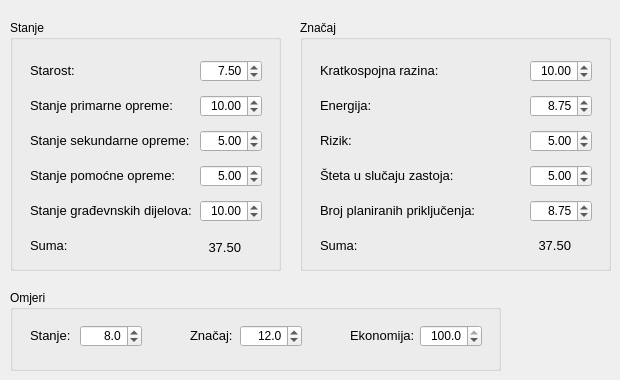
   <widget class="QWidget" name="tab">
    <attribute name="title">
     <string>Trafostanice</string>
    </attribute>
    <widget class="QGroupBox" name="gbStationSignificance">
     <property name="geometry">
      <rect>
       <x>300</x>
       <y>20</y>
       <width>311</width>
       <height>251</height>
      </rect>
     </property>
     <property name="title">
      <string>Značaj</string>
     </property>
     <widget class="QLabel" name="label_38">
      <property name="geometry">
       <rect>
        <x>20</x>
        <y>42</y>
        <width>181</width>
        <height>16</height>
       </rect>
      </property>
      <property name="font">
       <font>
        <pointsize>10</pointsize>
       </font>
      </property>
      <property name="text">
       <string>Kratkospojna razina:</string>
      </property>
     </widget>
     <widget class="QDoubleSpinBox" name="sbStationSignificance1">
      <property name="geometry">
       <rect>
        <x>230</x>
        <y>40</y>
        <width>62</width>
        <height>22</height>
       </rect>
      </property>
      <property name="alignment">
       <set>Qt::AlignRight|Qt::AlignTrailing|Qt::AlignVCenter</set>
      </property>
      <property name="decimals">
       <number>2</number>
      </property>
      <property name="maximum">
       <double>100.000000000000000</double>
      </property>
      <property name="value">
       <double>10.000000000000000</double>
      </property>
     </widget>
     <widget class="QDoubleSpinBox" name="sbStationSignificance2">
      <property name="geometry">
       <rect>
        <x>230</x>
        <y>75</y>
        <width>62</width>
        <height>22</height>
       </rect>
      </property>
      <property name="alignment">
       <set>Qt::AlignRight|Qt::AlignTrailing|Qt::AlignVCenter</set>
      </property>
      <property name="decimals">
       <number>2</number>
      </property>
      <property name="maximum">
       <double>100.000000000000000</double>
      </property>
      <property name="value">
       <double>8.750000000000000</double>
      </property>
     </widget>
     <widget class="QLabel" name="label_39">
      <property name="geometry">
       <rect>
        <x>20</x>
        <y>77</y>
        <width>201</width>
        <height>16</height>
       </rect>
      </property>
      <property name="font">
       <font>
        <pointsize>10</pointsize>
       </font>
      </property>
      <property name="text">
       <string>Energija:</string>
      </property>
     </widget>
     <widget class="QDoubleSpinBox" name="sbStationSignificance3">
      <property name="geometry">
       <rect>
        <x>230</x>
        <y>110</y>
        <width>62</width>
        <height>22</height>
       </rect>
      </property>
      <property name="alignment">
       <set>Qt::AlignRight|Qt::AlignTrailing|Qt::AlignVCenter</set>
      </property>
      <property name="decimals">
       <number>2</number>
      </property>
      <property name="maximum">
       <double>100.000000000000000</double>
      </property>
      <property name="value">
       <double>5.000000000000000</double>
      </property>
     </widget>
     <widget class="QLabel" name="label_40">
      <property name="geometry">
       <rect>
        <x>20</x>
        <y>112</y>
        <width>191</width>
        <height>16</height>
       </rect>
      </property>
      <property name="font">
       <font>
        <pointsize>10</pointsize>
       </font>
      </property>
      <property name="text">
       <string>Rizik:</string>
      </property>
     </widget>
     <widget class="QLabel" name="label_41">
      <property name="geometry">
       <rect>
        <x>20</x>
        <y>217</y>
        <width>131</width>
        <height>16</height>
       </rect>
      </property>
      <property name="font">
       <font>
        <pointsize>10</pointsize>
       </font>
      </property>
      <property name="text">
       <string>Suma:</string>
      </property>
     </widget>
     <widget class="QLabel" name="lblStationSignificanceSum">
      <property name="geometry">
       <rect>
        <x>230</x>
        <y>217</y>
        <width>41</width>
        <height>16</height>
       </rect>
      </property>
      <property name="font">
       <font>
        <pointsize>10</pointsize>
       </font>
      </property>
      <property name="text">
       <string>37.50</string>
      </property>
      <property name="alignment">
       <set>Qt::AlignRight|Qt::AlignTrailing|Qt::AlignVCenter</set>
      </property>
     </widget>
     <widget class="QLabel" name="label_51">
      <property name="geometry">
       <rect>
        <x>20</x>
        <y>147</y>
        <width>191</width>
        <height>16</height>
       </rect>
      </property>
      <property name="font">
       <font>
        <pointsize>10</pointsize>
       </font>
      </property>
      <property name="text">
       <string>Šteta u slučaju zastoja:</string>
      </property>
     </widget>
     <widget class="QDoubleSpinBox" name="sbStationSignificance4">
      <property name="geometry">
       <rect>
        <x>230</x>
        <y>145</y>
        <width>62</width>
        <height>22</height>
       </rect>
      </property>
      <property name="alignment">
       <set>Qt::AlignRight|Qt::AlignTrailing|Qt::AlignVCenter</set>
      </property>
      <property name="decimals">
       <number>2</number>
      </property>
      <property name="maximum">
       <double>100.000000000000000</double>
      </property>
      <property name="value">
       <double>5.000000000000000</double>
      </property>
     </widget>
     <widget class="QDoubleSpinBox" name="sbStationSignificance5">
      <property name="geometry">
       <rect>
        <x>230</x>
        <y>180</y>
        <width>62</width>
        <height>22</height>
       </rect>
      </property>
      <property name="alignment">
       <set>Qt::AlignRight|Qt::AlignTrailing|Qt::AlignVCenter</set>
      </property>
      <property name="decimals">
       <number>2</number>
      </property>
      <property name="maximum">
       <double>100.000000000000000</double>
      </property>
      <property name="value">
       <double>8.750000000000000</double>
      </property>
     </widget>
     <widget class="QLabel" name="label_52">
      <property name="geometry">
       <rect>
        <x>20</x>
        <y>182</y>
        <width>191</width>
        <height>16</height>
       </rect>
      </property>
      <property name="font">
       <font>
        <pointsize>10</pointsize>
       </font>
      </property>
      <property name="text">
       <string>Broj planiranih priključenja:</string>
      </property>
     </widget>
    </widget>
    <widget class="QGroupBox" name="gbStationEconomy">
     <property name="geometry">
      <rect>
       <x>10</x>
       <y>290</y>
       <width>491</width>
       <height>81</height>
      </rect>
     </property>
     <property name="title">
      <string>Omjeri</string>
     </property>
     <widget class="QLabel" name="label_42">
      <property name="geometry">
       <rect>
        <x>180</x>
        <y>37</y>
        <width>51</width>
        <height>16</height>
       </rect>
      </property>
      <property name="font">
       <font>
        <pointsize>10</pointsize>
       </font>
      </property>
      <property name="text">
       <string>Značaj:</string>
      </property>
     </widget>
     <widget class="QDoubleSpinBox" name="sbStationAll1">
      <property name="geometry">
       <rect>
        <x>70</x>
        <y>35</y>
        <width>62</width>
        <height>22</height>
       </rect>
      </property>
      <property name="alignment">
       <set>Qt::AlignRight|Qt::AlignTrailing|Qt::AlignVCenter</set>
      </property>
      <property name="decimals">
       <number>1</number>
      </property>
      <property name="maximum">
       <double>100.000000000000000</double>
      </property>
      <property name="value">
       <double>8.000000000000000</double>
      </property>
     </widget>
     <widget class="QDoubleSpinBox" name="sbStationAll3">
      <property name="geometry">
       <rect>
        <x>410</x>
        <y>35</y>
        <width>62</width>
        <height>22</height>
       </rect>
      </property>
      <property name="alignment">
       <set>Qt::AlignRight|Qt::AlignTrailing|Qt::AlignVCenter</set>
      </property>
      <property name="decimals">
       <number>1</number>
      </property>
      <property name="maximum">
       <double>100.000000000000000</double>
      </property>
      <property name="value">
       <double>100.000000000000000</double>
      </property>
     </widget>
     <widget class="QDoubleSpinBox" name="sbStationAll2">
      <property name="geometry">
       <rect>
        <x>230</x>
        <y>35</y>
        <width>62</width>
        <height>22</height>
       </rect>
      </property>
      <property name="alignment">
       <set>Qt::AlignRight|Qt::AlignTrailing|Qt::AlignVCenter</set>
      </property>
      <property name="decimals">
       <number>1</number>
      </property>
      <property name="maximum">
       <double>100.000000000000000</double>
      </property>
      <property name="value">
       <double>12.000000000000000</double>
      </property>
     </widget>
     <widget class="QLabel" name="label_43">
      <property name="geometry">
       <rect>
        <x>20</x>
        <y>37</y>
        <width>51</width>
        <height>16</height>
       </rect>
      </property>
      <property name="font">
       <font>
        <pointsize>10</pointsize>
       </font>
      </property>
      <property name="text">
       <string>Stanje:</string>
      </property>
     </widget>
     <widget class="QLabel" name="label_44">
      <property name="geometry">
       <rect>
        <x>340</x>
        <y>37</y>
        <width>71</width>
        <height>16</height>
       </rect>
      </property>
      <property name="font">
       <font>
        <pointsize>10</pointsize>
       </font>
      </property>
      <property name="text">
       <string>Ekonomija:</string>
      </property>
     </widget>
    </widget>
    <widget class="QGroupBox" name="gbStationCondition">
     <property name="geometry">
      <rect>
       <x>10</x>
       <y>20</y>
       <width>271</width>
       <height>251</height>
      </rect>
     </property>
     <property name="title">
      <string>Stanje</string>
     </property>
     <widget class="QLabel" name="label_45">
      <property name="geometry">
       <rect>
        <x>20</x>
        <y>42</y>
        <width>131</width>
        <height>16</height>
       </rect>
      </property>
      <property name="font">
       <font>
        <pointsize>10</pointsize>
       </font>
      </property>
      <property name="text">
       <string>Starost:</string>
      </property>
     </widget>
     <widget class="QDoubleSpinBox" name="sbStationCondition1">
      <property name="enabled">
       <bool>true</bool>
      </property>
      <property name="geometry">
       <rect>
        <x>190</x>
        <y>40</y>
        <width>62</width>
        <height>22</height>
       </rect>
      </property>
      <property name="alignment">
       <set>Qt::AlignRight|Qt::AlignTrailing|Qt::AlignVCenter</set>
      </property>
      <property name="decimals">
       <number>2</number>
      </property>
      <property name="maximum">
       <double>100.000000000000000</double>
      </property>
      <property name="value">
       <double>7.500000000000000</double>
      </property>
     </widget>
     <widget class="QDoubleSpinBox" name="sbStationCondition2">
      <property name="geometry">
       <rect>
        <x>190</x>
        <y>75</y>
        <width>62</width>
        <height>22</height>
       </rect>
      </property>
      <property name="alignment">
       <set>Qt::AlignRight|Qt::AlignTrailing|Qt::AlignVCenter</set>
      </property>
      <property name="decimals">
       <number>2</number>
      </property>
      <property name="maximum">
       <double>100.000000000000000</double>
      </property>
      <property name="value">
       <double>10.000000000000000</double>
      </property>
     </widget>
     <widget class="QLabel" name="label_46">
      <property name="geometry">
       <rect>
        <x>20</x>
        <y>77</y>
        <width>151</width>
        <height>16</height>
       </rect>
      </property>
      <property name="font">
       <font>
        <pointsize>10</pointsize>
       </font>
      </property>
      <property name="text">
       <string>Stanje primarne opreme:</string>
      </property>
     </widget>
     <widget class="QDoubleSpinBox" name="sbStationCondition3">
      <property name="geometry">
       <rect>
        <x>190</x>
        <y>110</y>
        <width>62</width>
        <height>22</height>
       </rect>
      </property>
      <property name="alignment">
       <set>Qt::AlignRight|Qt::AlignTrailing|Qt::AlignVCenter</set>
      </property>
      <property name="decimals">
       <number>2</number>
      </property>
      <property name="maximum">
       <double>100.000000000000000</double>
      </property>
      <property name="value">
       <double>5.000000000000000</double>
      </property>
     </widget>
     <widget class="QLabel" name="label_47">
      <property name="geometry">
       <rect>
        <x>20</x>
        <y>112</y>
        <width>161</width>
        <height>16</height>
       </rect>
      </property>
      <property name="font">
       <font>
        <pointsize>10</pointsize>
       </font>
      </property>
      <property name="text">
       <string>Stanje sekundarne opreme:</string>
      </property>
     </widget>
     <widget class="QLabel" name="label_48">
      <property name="geometry">
       <rect>
        <x>20</x>
        <y>217</y>
        <width>131</width>
        <height>16</height>
       </rect>
      </property>
      <property name="font">
       <font>
        <pointsize>10</pointsize>
       </font>
      </property>
      <property name="text">
       <string>Suma:</string>
      </property>
     </widget>
     <widget class="QLabel" name="lblStationConditionSum">
      <property name="geometry">
       <rect>
        <x>190</x>
        <y>217</y>
        <width>41</width>
        <height>20</height>
       </rect>
      </property>
      <property name="font">
       <font>
        <pointsize>10</pointsize>
       </font>
      </property>
      <property name="text">
       <string>37.50</string>
      </property>
      <property name="alignment">
       <set>Qt::AlignRight|Qt::AlignTrailing|Qt::AlignVCenter</set>
      </property>
     </widget>
     <widget class="QLabel" name="label_49">
      <property name="geometry">
       <rect>
        <x>20</x>
        <y>147</y>
        <width>161</width>
        <height>16</height>
       </rect>
      </property>
      <property name="font">
       <font>
        <pointsize>10</pointsize>
       </font>
      </property>
      <property name="text">
       <string>Stanje pomoćne opreme:</string>
      </property>
     </widget>
     <widget class="QDoubleSpinBox" name="sbStationCondition4">
      <property name="geometry">
       <rect>
        <x>190</x>
        <y>145</y>
        <width>62</width>
        <height>22</height>
       </rect>
      </property>
      <property name="alignment">
       <set>Qt::AlignRight|Qt::AlignTrailing|Qt::AlignVCenter</set>
      </property>
      <property name="decimals">
       <number>2</number>
      </property>
      <property name="maximum">
       <double>100.000000000000000</double>
      </property>
      <property name="value">
       <double>5.000000000000000</double>
      </property>
     </widget>
     <widget class="QLabel" name="label_50">
      <property name="geometry">
       <rect>
        <x>20</x>
        <y>182</y>
        <width>171</width>
        <height>16</height>
       </rect>
      </property>
      <property name="font">
       <font>
        <pointsize>10</pointsize>
       </font>
      </property>
      <property name="text">
       <string>Stanje građevnskih dijelova:</string>
      </property>
     </widget>
     <widget class="QDoubleSpinBox" name="sbStationCondition5">
      <property name="geometry">
       <rect>
        <x>190</x>
        <y>180</y>
        <width>62</width>
        <height>22</height>
       </rect>
      </property>
      <property name="alignment">
       <set>Qt::AlignRight|Qt::AlignTrailing|Qt::AlignVCenter</set>
      </property>
      <property name="decimals">
       <number>2</number>
      </property>
      <property name="maximum">
       <double>100.000000000000000</double>
      </property>
      <property name="value">
       <double>10.000000000000000</double>
      </property>
     </widget>
    </widget>
   </widget>
